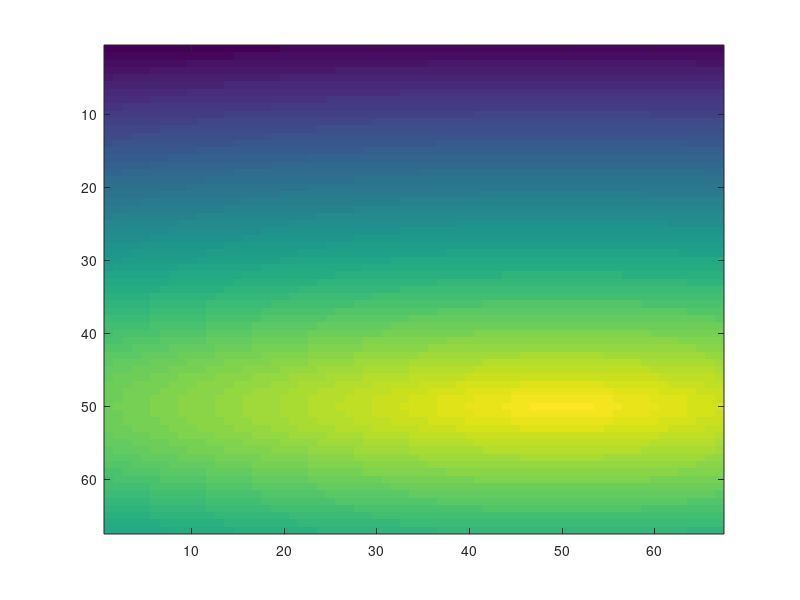
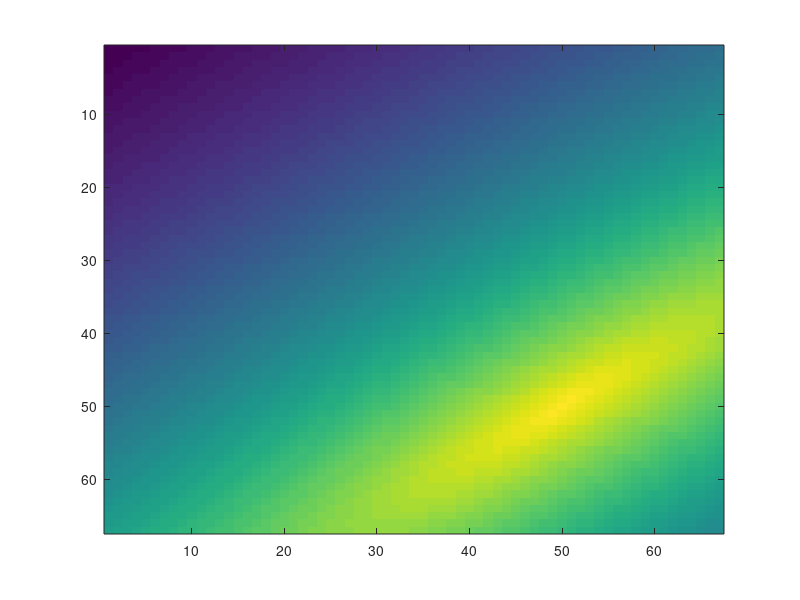

The MATLAB script that drew these images, in order: (Note: this script raises an error after producing the figures.)
nx = 67;
ny = 67;
img = zeros(ny,nx);
xc = 50;
yc = 50;

[Xg,Yg] = meshgrid(1:nx,1:ny);

a = rand;
b = rand;

I = -sqrt(a*(Xg - xc).^2 + b*(Yg - yc).^2);

% o = pi/4;
o = randn();

Xgc = Xg - xc;
Ygc = Yg - yc;

tic
r_dist = sqrt(a*(Xgc*cos(o) + Ygc*sin(o)).^2 + b*(Xgc*sin(o) - Ygc*cos(o)).^2);
toc

p = [-1 0 0];
% disk = polyval(p,r_dist);
disk = exp(-r_dist/40);

figure;
imagesc(I)

figure;
imagesc(disk )

load('release1_data.mat');
tdata = d1.cal.transmission.data;
mas_per_pixel = 21.85;

img1 = d1.images(1).data;
